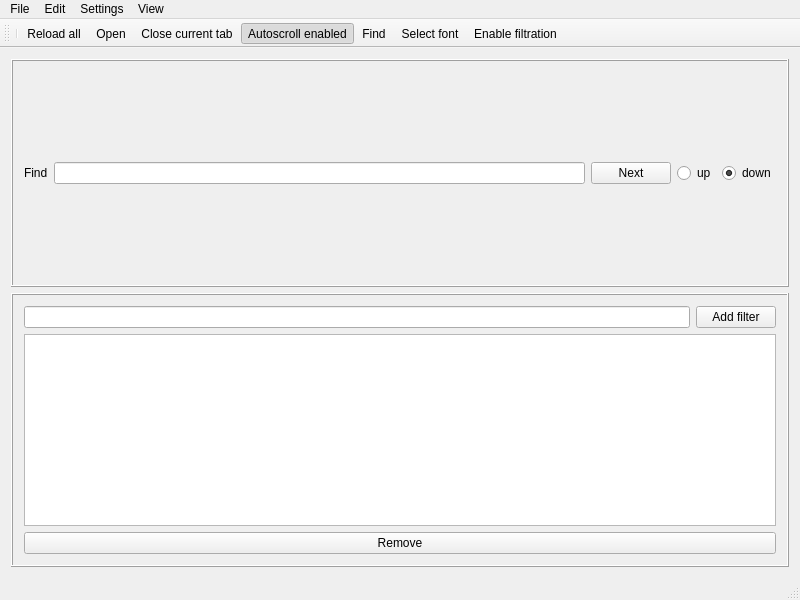
<?xml version="1.0" encoding="UTF-8"?>
<ui version="4.0">
 <class>MainWindow</class>
 <widget class="QMainWindow" name="MainWindow">
  <property name="geometry">
   <rect>
    <x>0</x>
    <y>0</y>
    <width>800</width>
    <height>600</height>
   </rect>
  </property>
  <property name="sizePolicy">
   <sizepolicy hsizetype="Maximum" vsizetype="Preferred">
    <horstretch>0</horstretch>
    <verstretch>0</verstretch>
   </sizepolicy>
  </property>
  <property name="windowTitle">
   <string>MainWindow</string>
  </property>
  <widget class="QWidget" name="centralWidget">
   <property name="autoFillBackground">
    <bool>true</bool>
   </property>
   <layout class="QGridLayout" name="gridLayout_2">
    <item row="0" column="0">
     <layout class="QGridLayout" name="gridLayout"/>
    </item>
    <item row="1" column="0">
     <widget class="QFrame" name="searchFrame">
      <property name="sizePolicy">
       <sizepolicy hsizetype="Expanding" vsizetype="Minimum">
        <horstretch>0</horstretch>
        <verstretch>0</verstretch>
       </sizepolicy>
      </property>
      <property name="frameShape">
       <enum>QFrame::Box</enum>
      </property>
      <property name="frameShadow">
       <enum>QFrame::Raised</enum>
      </property>
      <layout class="QHBoxLayout" name="horizontalLayout">
       <item>
        <widget class="QLabel" name="label">
         <property name="text">
          <string>Find</string>
         </property>
        </widget>
       </item>
       <item>
        <widget class="QLineEdit" name="searchPatternEdit">
         <property name="focusPolicy">
          <enum>Qt::StrongFocus</enum>
         </property>
        </widget>
       </item>
       <item>
        <widget class="QPushButton" name="searchNextPushButton">
         <property name="text">
          <string>Next</string>
         </property>
        </widget>
       </item>
       <item>
        <widget class="QRadioButton" name="searchUpRadioButton">
         <property name="text">
          <string>up</string>
         </property>
        </widget>
       </item>
       <item>
        <widget class="QRadioButton" name="searchDownRadioButton">
         <property name="text">
          <string>down</string>
         </property>
         <property name="checkable">
          <bool>true</bool>
         </property>
         <property name="checked">
          <bool>true</bool>
         </property>
        </widget>
       </item>
      </layout>
     </widget>
    </item>
    <item row="2" column="0">
     <widget class="QFrame" name="fltrFrame">
      <property name="frameShape">
       <enum>QFrame::Box</enum>
      </property>
      <property name="frameShadow">
       <enum>QFrame::Raised</enum>
      </property>
      <layout class="QVBoxLayout" name="verticalLayout">
       <item>
        <layout class="QHBoxLayout" name="horizontalLayout_2">
         <item>
          <widget class="QLineEdit" name="fltrEdit"/>
         </item>
         <item>
          <widget class="QPushButton" name="addFltrButton">
           <property name="text">
            <string>Add filter</string>
           </property>
          </widget>
         </item>
        </layout>
       </item>
       <item>
        <widget class="QListView" name="filtrListView">
         <property name="sizePolicy">
          <sizepolicy hsizetype="Expanding" vsizetype="Minimum">
           <horstretch>0</horstretch>
           <verstretch>0</verstretch>
          </sizepolicy>
         </property>
        </widget>
       </item>
       <item>
        <widget class="QPushButton" name="rmFltrButton">
         <property name="text">
          <string>Remove</string>
         </property>
        </widget>
       </item>
      </layout>
     </widget>
    </item>
   </layout>
  </widget>
  <widget class="QMenuBar" name="menuBar">
   <property name="geometry">
    <rect>
     <x>0</x>
     <y>0</y>
     <width>800</width>
     <height>21</height>
    </rect>
   </property>
   <widget class="QMenu" name="menu">
    <property name="title">
     <string>Settings</string>
    </property>
    <addaction name="actionfont_selection"/>
    <addaction name="actionclearSettings"/>
    <addaction name="separator"/>
    <addaction name="actionHighlights"/>
   </widget>
   <widget class="QMenu" name="menuFile">
    <property name="title">
     <string>File</string>
    </property>
    <addaction name="actionOpen"/>
    <addaction name="actionreolad_current"/>
    <addaction name="actionclose_current_tab"/>
    <addaction name="separator"/>
    <addaction name="separator"/>
    <addaction name="actionexit"/>
   </widget>
   <widget class="QMenu" name="menuView">
    <property name="title">
     <string>View</string>
    </property>
    <addaction name="actionshow_toolbar"/>
    <addaction name="actionautoscroll_enabled"/>
    <addaction name="actionEnable_filtration"/>
    <addaction name="actionselect_text_encoding"/>
   </widget>
   <widget class="QMenu" name="menuEdit">
    <property name="title">
     <string>Edit</string>
    </property>
    <addaction name="actionFind"/>
    <addaction name="actionsearch_end"/>
   </widget>
   <addaction name="menuFile"/>
   <addaction name="menuEdit"/>
   <addaction name="menu"/>
   <addaction name="menuView"/>
  </widget>
  <widget class="QToolBar" name="mainToolBar">
   <property name="iconSize">
    <size>
     <width>16</width>
     <height>16</height>
    </size>
   </property>
   <attribute name="toolBarArea">
    <enum>TopToolBarArea</enum>
   </attribute>
   <attribute name="toolBarBreak">
    <bool>false</bool>
   </attribute>
   <addaction name="separator"/>
   <addaction name="actionreolad_current"/>
   <addaction name="actionOpen"/>
   <addaction name="actionclose_current_tab"/>
   <addaction name="actionautoscroll_enabled"/>
   <addaction name="actionFind"/>
   <addaction name="actionfont_selection"/>
   <addaction name="actionEnable_filtration"/>
  </widget>
  <widget class="QStatusBar" name="statusBar"/>
  <action name="actionOpen">
   <property name="icon">
    <iconset resource="resources.qrc">
     <normaloff>:/icons/open.svg</normaloff>:/icons/open.svg</iconset>
   </property>
   <property name="text">
    <string>Open</string>
   </property>
   <property name="toolTip">
    <string>open file</string>
   </property>
   <property name="shortcut">
    <string>Ctrl+O</string>
   </property>
  </action>
  <action name="actionreolad_current">
   <property name="icon">
    <iconset resource="resources.qrc">
     <normaloff>:/icons/update.svg</normaloff>:/icons/update.svg</iconset>
   </property>
   <property name="text">
    <string>Reload all</string>
   </property>
   <property name="toolTip">
    <string>reolad current</string>
   </property>
   <property name="shortcut">
    <string>F2</string>
   </property>
  </action>
  <action name="actionclose_current_tab">
   <property name="icon">
    <iconset resource="resources.qrc">
     <normaloff>:/icons/close.svg</normaloff>:/icons/close.svg</iconset>
   </property>
   <property name="text">
    <string>Close current tab</string>
   </property>
   <property name="shortcut">
    <string>Ctrl+W</string>
   </property>
  </action>
  <action name="actionautoscroll_enabled">
   <property name="checkable">
    <bool>true</bool>
   </property>
   <property name="checked">
    <bool>true</bool>
   </property>
   <property name="icon">
    <iconset resource="resources.qrc">
     <normaloff>:/icons/autoscroll.svg</normaloff>:/icons/autoscroll.svg</iconset>
   </property>
   <property name="text">
    <string>Autoscroll enabled</string>
   </property>
   <property name="toolTip">
    <string>autoscroll</string>
   </property>
  </action>
  <action name="actionfont_selection">
   <property name="icon">
    <iconset resource="resources.qrc">
     <normaloff>:/icons/fonts.svg</normaloff>:/icons/fonts.svg</iconset>
   </property>
   <property name="text">
    <string>Select font</string>
   </property>
  </action>
  <action name="actionclearSettings">
   <property name="text">
    <string>Clear settings</string>
   </property>
  </action>
  <action name="actionshow_toolbar">
   <property name="checkable">
    <bool>true</bool>
   </property>
   <property name="checked">
    <bool>true</bool>
   </property>
   <property name="text">
    <string>Show toolbar</string>
   </property>
  </action>
  <action name="actionexit">
   <property name="text">
    <string>Exit</string>
   </property>
  </action>
  <action name="actionselect_text_encoding">
   <property name="text">
    <string>Select text encoding</string>
   </property>
  </action>
  <action name="actionFind">
   <property name="checkable">
    <bool>true</bool>
   </property>
   <property name="icon">
    <iconset resource="resources.qrc">
     <normaloff>:/icons/find.svg</normaloff>:/icons/find.svg</iconset>
   </property>
   <property name="text">
    <string>Find</string>
   </property>
   <property name="shortcut">
    <string>Ctrl+F</string>
   </property>
  </action>
  <action name="actionsearch_end">
   <property name="text">
    <string>search end</string>
   </property>
   <property name="shortcut">
    <string>Esc</string>
   </property>
  </action>
  <action name="actionHighlights">
   <property name="text">
    <string>Highlights</string>
   </property>
  </action>
  <action name="action_2">
   <property name="text">
    <string>Recent files</string>
   </property>
  </action>
  <action name="actionEnable_filtration">
   <property name="checkable">
    <bool>true</bool>
   </property>
   <property name="icon">
    <iconset resource="resources.qrc">
     <normaloff>:/icons/filter.svg</normaloff>:/icons/filter.svg</iconset>
   </property>
   <property name="text">
    <string>Enable filtration</string>
   </property>
  </action>
 </widget>
 <layoutdefault spacing="6" margin="11"/>
 <resources>
  <include location="resources.qrc"/>
 </resources>
 <connections>
  <connection>
   <sender>actionexit</sender>
   <signal>triggered()</signal>
   <receiver>MainWindow</receiver>
   <slot>close()</slot>
   <hints>
    <hint type="sourcelabel">
     <x>-1</x>
     <y>-1</y>
    </hint>
    <hint type="destinationlabel">
     <x>399</x>
     <y>299</y>
    </hint>
   </hints>
  </connection>
  <connection>
   <sender>searchPatternEdit</sender>
   <signal>returnPressed()</signal>
   <receiver>searchNextPushButton</receiver>
   <slot>click()</slot>
   <hints>
    <hint type="sourcelabel">
     <x>324</x>
     <y>443</y>
    </hint>
    <hint type="destinationlabel">
     <x>646</x>
     <y>443</y>
    </hint>
   </hints>
  </connection>
  <connection>
   <sender>fltrEdit</sender>
   <signal>returnPressed()</signal>
   <receiver>addFltrButton</receiver>
   <slot>click()</slot>
   <hints>
    <hint type="sourcelabel">
     <x>359</x>
     <y>319</y>
    </hint>
    <hint type="destinationlabel">
     <x>741</x>
     <y>320</y>
    </hint>
   </hints>
  </connection>
 </connections>
</ui>
